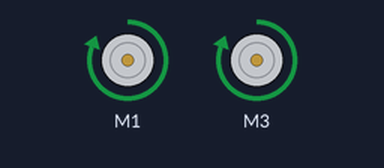
A sketch run on a simulated Arduino Uno, built with avr-gcc and run on an emulated ATmega328P. Shown: 2 × DC motor (green arrow = forward, orange = backward, longer = faster).

Above: at 0.5 s.
At 1.5 s:
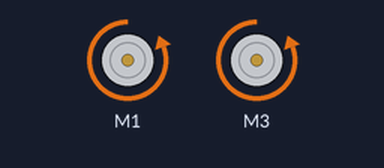
At 2.5 s:
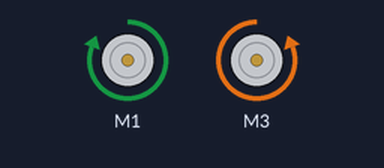
At 4.5 s:
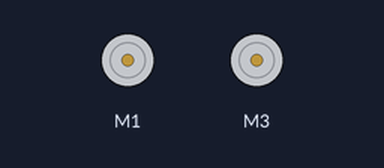
Timing chart, 0 to 6.5 s (numbered marks = the images above):
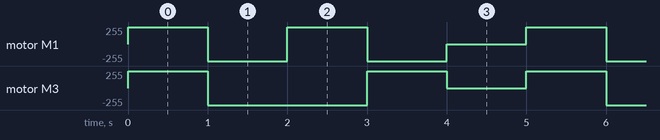

The sketch:

motors.ino
```cpp
#include <AFMotor.h>

AF_DCMotor Motor1(1);
AF_DCMotor Motor2(3);
//motores 1 e 3 para portas m1 e m3

void setup()
{
}

void loop()
{
    Motor1.setSpeed(255);
    Motor2.setSpeed(255); //velocidade que o motor irá girar
    Motor1.run(FORWARD);
    Motor2.run(FORWARD);
    delay(1000);
    Motor1.run(BACKWARD);
    Motor2.run(BACKWARD);
    delay(1000);
    Motor1.run(FORWARD);
    Motor2.run(BACKWARD);
    delay(1000);
    Motor1.run(BACKWARD);
    Motor2.run(FORWARD);
    delay(1000);
    Motor1.setSpeed(0);
    Motor2.setSpeed(0);
    Motor1.run(BRAKE);
    Motor2.run(BRAKE);
    delay(1000);
}
```

Measured:
- by itself, motor M1: repeats every 5.0 s: backward 255/255 1.0 s, forward 255/255 1.0 s, backward 255/255 1.0 s, stopped 1.0 s, forward 255/255 1.0 s
- by itself, motor M3: repeats every 5.0 s: backward 255/255 2.0 s, forward 255/255 1.0 s, stopped 1.0 s, forward 255/255 1.0 s
